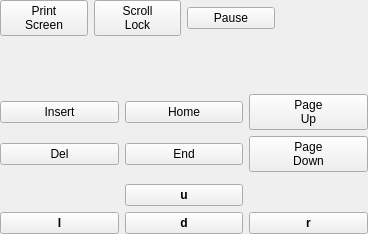
<?xml version="1.0" encoding="UTF-8"?>
<ui version="4.0">
 <class>CursorBlock</class>
 <widget class="QWidget" name="CursorBlock">
  <property name="geometry">
   <rect>
    <x>0</x>
    <y>0</y>
    <width>368</width>
    <height>234</height>
   </rect>
  </property>
  <property name="windowTitle">
   <string>Form</string>
  </property>
  <layout class="QVBoxLayout" name="verticalLayout" stretch="0,1,0">
   <property name="margin">
    <number>0</number>
   </property>
   <item>
    <layout class="QHBoxLayout" name="print_block">
     <item>
      <widget class="QPushButton" name="printscreen">
       <property name="text">
        <string notr="true">Print
Screen</string>
       </property>
      </widget>
     </item>
     <item>
      <widget class="QPushButton" name="scrolllock">
       <property name="text">
        <string notr="true">Scroll
Lock</string>
       </property>
      </widget>
     </item>
     <item>
      <widget class="QPushButton" name="pause">
       <property name="text">
        <string notr="true">Pause</string>
       </property>
      </widget>
     </item>
     <item>
      <widget class="QWidget" name="print_spacer" native="true"/>
     </item>
    </layout>
   </item>
   <item>
    <widget class="QWidget" name="f_spacer" native="true"/>
   </item>
   <item>
    <layout class="QGridLayout" name="gridLayout">
     <item row="1" column="0">
      <widget class="QPushButton" name="delete">
       <property name="text">
        <string notr="true">Del</string>
       </property>
      </widget>
     </item>
     <item row="1" column="1">
      <widget class="QPushButton" name="end">
       <property name="text">
        <string notr="true">End</string>
       </property>
      </widget>
     </item>
     <item row="4" column="1">
      <widget class="QPushButton" name="down">
       <property name="font">
        <font>
         <weight>75</weight>
         <bold>true</bold>
        </font>
       </property>
       <property name="text">
        <string notr="true">d</string>
       </property>
      </widget>
     </item>
     <item row="0" column="0">
      <widget class="QPushButton" name="insert">
       <property name="text">
        <string notr="true">Insert</string>
       </property>
      </widget>
     </item>
     <item row="0" column="2">
      <widget class="QPushButton" name="pgup">
       <property name="text">
        <string notr="true">Page
Up</string>
       </property>
      </widget>
     </item>
     <item row="4" column="0">
      <widget class="QPushButton" name="left">
       <property name="font">
        <font>
         <weight>75</weight>
         <bold>true</bold>
        </font>
       </property>
       <property name="text">
        <string notr="true">l</string>
       </property>
      </widget>
     </item>
     <item row="0" column="1">
      <widget class="QPushButton" name="home">
       <property name="text">
        <string notr="true">Home</string>
       </property>
      </widget>
     </item>
     <item row="3" column="1">
      <widget class="QPushButton" name="up">
       <property name="font">
        <font>
         <weight>75</weight>
         <bold>true</bold>
        </font>
       </property>
       <property name="text">
        <string notr="true">u</string>
       </property>
      </widget>
     </item>
     <item row="1" column="2">
      <widget class="QPushButton" name="pgdn">
       <property name="text">
        <string notr="true">Page
Down</string>
       </property>
      </widget>
     </item>
     <item row="4" column="2">
      <widget class="QPushButton" name="right">
       <property name="font">
        <font>
         <weight>75</weight>
         <bold>true</bold>
        </font>
       </property>
       <property name="text">
        <string notr="true">r</string>
       </property>
      </widget>
     </item>
     <item row="2" column="1">
      <widget class="QWidget" name="f_spacer_2" native="true"/>
     </item>
    </layout>
   </item>
  </layout>
 </widget>
 <resources/>
 <connections/>
</ui>
